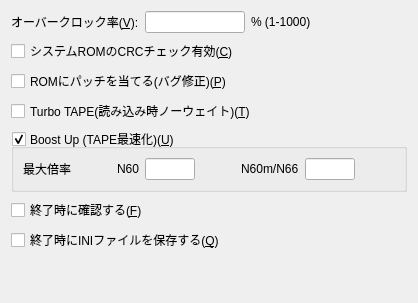
     <widget class="QWidget" name="tabMisc">
      <attribute name="title">
       <string>その他(&amp;O)</string>
      </attribute>
      <layout class="QVBoxLayout" name="verticalLayout_21">
       <item>
        <layout class="QHBoxLayout" name="horizontalLayout_15">
         <item>
          <widget class="QLabel" name="label_54">
           <property name="text">
            <string>オーバークロック率(&amp;V):</string>
           </property>
           <property name="buddy">
            <cstring>lineEditClockRatio</cstring>
           </property>
          </widget>
         </item>
         <item>
          <widget class="QLineEdit" name="lineEditClockRatio">
           <property name="maximumSize">
            <size>
             <width>100</width>
             <height>16777215</height>
            </size>
           </property>
           <property name="inputMethodHints">
            <set>Qt::ImhDigitsOnly</set>
           </property>
           <property name="inputMask">
            <string>9999</string>
           </property>
           <property name="alignment">
            <set>Qt::AlignRight|Qt::AlignTrailing|Qt::AlignVCenter</set>
           </property>
          </widget>
         </item>
         <item>
          <widget class="QLabel" name="label_55">
           <property name="text">
            <string>% (1-1000)</string>
           </property>
          </widget>
         </item>
         <item>
          <spacer name="horizontalSpacer_9">
           <property name="orientation">
            <enum>Qt::Horizontal</enum>
           </property>
           <property name="sizeHint" stdset="0">
            <size>
             <width>40</width>
             <height>20</height>
            </size>
           </property>
          </spacer>
         </item>
        </layout>
       </item>
       <item>
        <widget class="QCheckBox" name="checkBoxRomCRC">
         <property name="text">
          <string>システムROMのCRCチェック有効(&amp;C)</string>
         </property>
        </widget>
       </item>
       <item>
        <widget class="QCheckBox" name="checkBoxRomPatch">
         <property name="text">
          <string>ROMにパッチを当てる(バグ修正)(&amp;P)</string>
         </property>
        </widget>
       </item>
       <item>
        <widget class="QCheckBox" name="checkBoxTurboTape">
         <property name="text">
          <string>Turbo TAPE(読み込み時ノーウェイト)(&amp;T)</string>
         </property>
        </widget>
       </item>
       <item>
        <widget class="QGroupBox" name="groupBoxBoostUp">
         <property name="title">
          <string>Boost Up (TAPE最速化)(&amp;U)</string>
         </property>
         <property name="checkable">
          <bool>true</bool>
         </property>
         <layout class="QHBoxLayout" name="horizontalLayout_16">
          <item>
           <widget class="QLabel" name="label_56">
            <property name="text">
             <string>最大倍率</string>
            </property>
           </widget>
          </item>
          <item>
           <spacer name="horizontalSpacer_12">
            <property name="orientation">
             <enum>Qt::Horizontal</enum>
            </property>
            <property name="sizeType">
             <enum>QSizePolicy::Fixed</enum>
            </property>
            <property name="sizeHint" stdset="0">
             <size>
              <width>40</width>
              <height>20</height>
             </size>
            </property>
           </spacer>
          </item>
          <item>
           <widget class="QLabel" name="label_58">
            <property name="text">
             <string>N60</string>
            </property>
           </widget>
          </item>
          <item>
           <widget class="QLineEdit" name="lineEditBoost60">
            <property name="maximumSize">
             <size>
              <width>50</width>
              <height>16777215</height>
             </size>
            </property>
            <property name="inputMethodHints">
             <set>Qt::ImhDigitsOnly</set>
            </property>
            <property name="inputMask">
             <string>9</string>
            </property>
            <property name="alignment">
             <set>Qt::AlignRight|Qt::AlignTrailing|Qt::AlignVCenter</set>
            </property>
           </widget>
          </item>
          <item>
           <spacer name="horizontalSpacer_11">
            <property name="orientation">
             <enum>Qt::Horizontal</enum>
            </property>
            <property name="sizeType">
             <enum>QSizePolicy::Fixed</enum>
            </property>
            <property name="sizeHint" stdset="0">
             <size>
              <width>40</width>
              <height>20</height>
             </size>
            </property>
           </spacer>
          </item>
          <item>
           <widget class="QLabel" name="label_57">
            <property name="text">
             <string>N60m/N66</string>
            </property>
           </widget>
          </item>
          <item>
           <widget class="QLineEdit" name="lineEditBoost66">
            <property name="maximumSize">
             <size>
              <width>50</width>
              <height>16777215</height>
             </size>
            </property>
            <property name="inputMethodHints">
             <set>Qt::ImhDigitsOnly</set>
            </property>
            <property name="inputMask">
             <string>9</string>
            </property>
            <property name="alignment">
             <set>Qt::AlignRight|Qt::AlignTrailing|Qt::AlignVCenter</set>
            </property>
           </widget>
          </item>
          <item>
           <spacer name="horizontalSpacer_10">
            <property name="orientation">
             <enum>Qt::Horizontal</enum>
            </property>
            <property name="sizeHint" stdset="0">
             <size>
              <width>40</width>
              <height>20</height>
             </size>
            </property>
           </spacer>
          </item>
         </layout>
        </widget>
       </item>
       <item>
        <widget class="QCheckBox" name="checkBoxCkQuit">
         <property name="text">
          <string>終了時に確認する(&amp;F)</string>
         </property>
        </widget>
       </item>
       <item>
        <widget class="QCheckBox" name="checkBoxSaveQuit">
         <property name="text">
          <string>終了時にINIファイルを保存する(&amp;Q)</string>
         </property>
        </widget>
       </item>
       <item>
        <spacer name="verticalSpacer_14">
         <property name="orientation">
          <enum>Qt::Vertical</enum>
         </property>
         <property name="sizeHint" stdset="0">
          <size>
           <width>20</width>
           <height>40</height>
          </size>
         </property>
        </spacer>
       </item>
      </layout>
     </widget>
